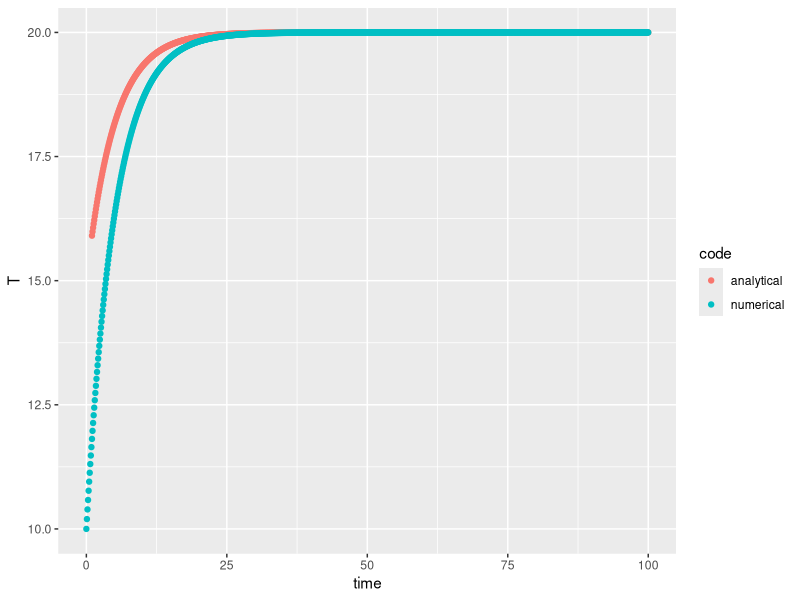
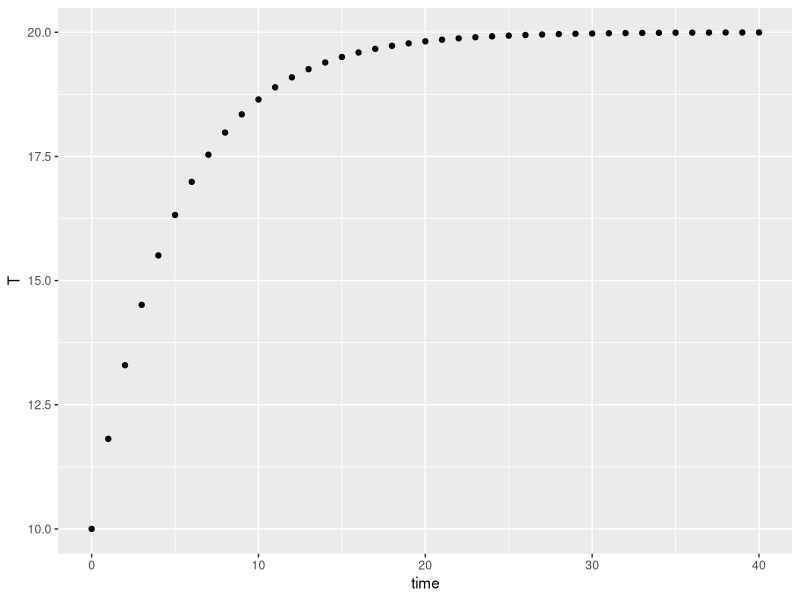
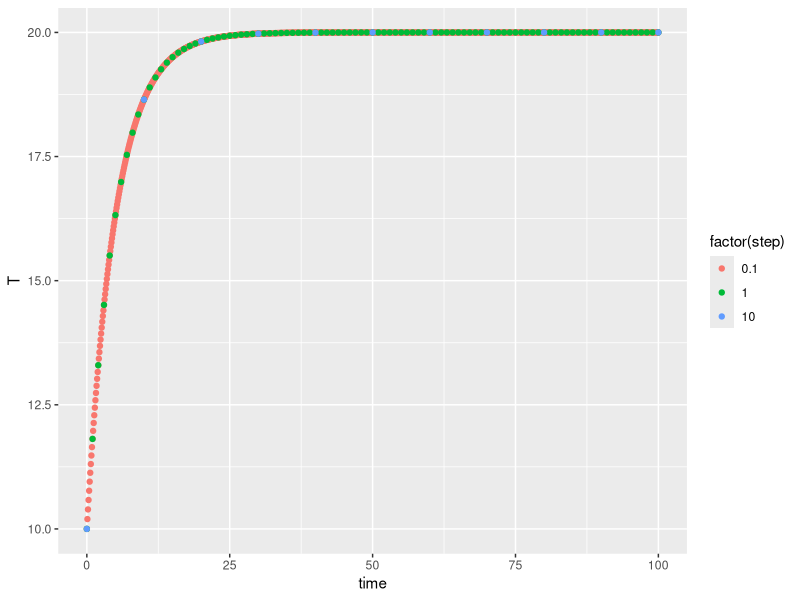
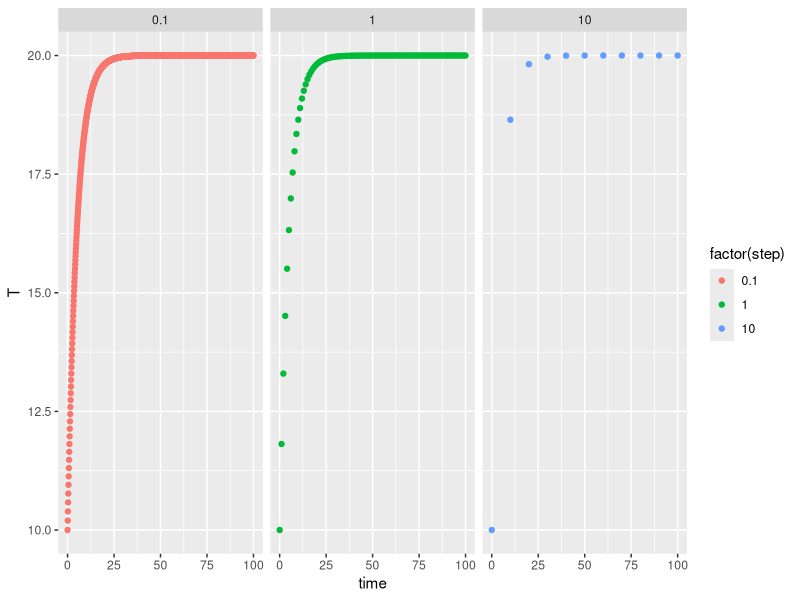
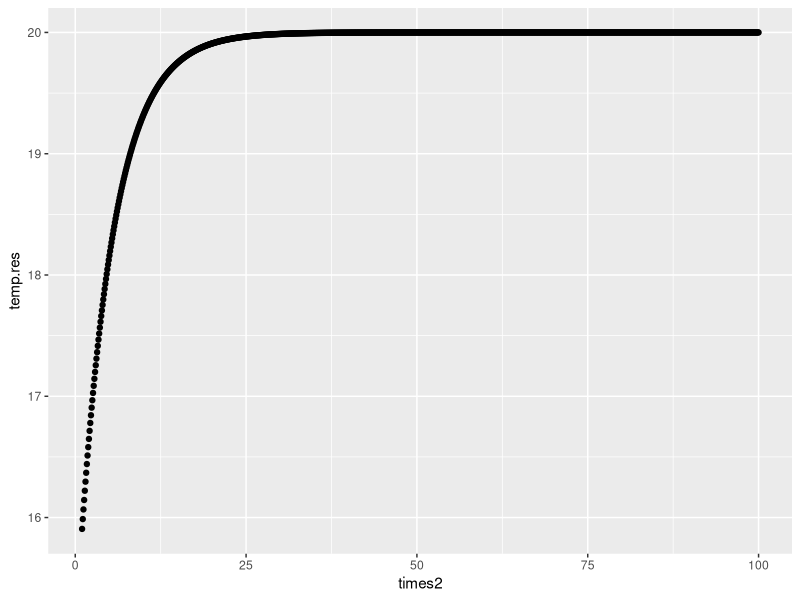

Recreate these plots in R, in order.
# Complexity Explorer - Introduction to Differential Equations - Unit 2 Homework
# URL: https://www.complexityexplorer.org/tutorials/31-introduction-to-differential-equations/segments/incomplete?summary
# Date: 29/03/17
# Updated: 05/04/17, 28/04/17, 16/06/17

# 3. (Advanced) Write a program that implements Euler's method for the main 
# example of this unit, dT/dt= 0.2 (20 ???T ).
# Some things to try out or experiment with:
# (i) Have your program produce a plot of your Euler solution. - DONE, 29/03/17
# (ii) Make plots of the Euler solutions for several different values of ???t.
# Need to learn how to loop.. - DONE, 05/04/17
# (iii) Compare the Euler solution with the exact solution
# T(t) = 20???5e^[???0.2t]. - DONE, 28/04/17
# (This analytic result is obtained via calculus, using T(0) = 15.)
# (iv) Generalize your program so that it can solve any differential equation of 
# the form dX / dt = f (X).

################################################################################
  # LOAD LIBRARIES, DIRECTORIES AND GENERAL PARAMETERS (Colour, shape in plots)
################################################################################

  # load libraries
  library(deSolve)
  library(ggplot2)
  library(reshape2)
  library(grid)
  library(gridExtra)

  # The palette with black and grey and additional deep red ("#990000"):
  cbbPalette <- c("#E69F00", "#56B4E9", "#009E73", 
                  "#F0E442", "#0072B2", "#D55E00", 
                  "#CC79A7", "#990000","#000000", 
                  "#999999")

  # Set working directory # Insert working directory location
  setwd("C:/Users/bsmall/Google Drive/Courses_Confs/Complexity_Explorer")
  
  # load data
  #load("CS.IDE.unit2.RData") # Uncomment this line if you want to load data 

################################################################################
  # PARAMETERS
################################################################################

  parameters <- c(x <- 0.2,
                  y <- 20)
  
################################################################################
  # STATE VARIABLES - ENSURE assignment operator is '=' NOT '<-' within 'state'
################################################################################
  
  state <- c(T = 10)
  
################################################################################
  # MODEL
################################################################################
  
  temp <- function (t, state, parameters){
    with(as.list(c(state, parameters)),{ #this line converts the 'state' and 
      #'parameter' vectors to lists
      #rate of change
      dT <- x * (y - T)
      # return the rates of change
      return(list(dT))
    })  #end with list
  }

  # Q3(i)
  # Define times over which simulation is run
  # TIME OF SIMULATION
  times1 <- seq(0,40, by = 1)
  
  # Q3(ii)
  # Now define the vector of timesteps to try:
  stepvec <- c(0.1,1.0,10)
  
  # and define a list to hold the results:
  res <- vector(length(stepvec),mode="list")
  
  # take each value of 'x' and create a sequence dependent on 'x'
  for(k in seq_along(stepvec)){
    res[[k]] <- ode(y=state, 
                    times=(seq(0,100,by=stepvec[k])),
                    func=temp,
                    parms=parameters)
  }
  
################################################################################
  # OUTPUT
################################################################################
  
  # Q3(i)
  out <- ode(state, times1, temp, parameters)
  df.out <- as.data.frame(out)
  
  # Q3(ii)
  names(res) <- stepvec  ## to get stepvec values incorporated in results
  dd <- dplyr::bind_rows(lapply(res,as.data.frame),.id="step")
  dd$step <- as.numeric(dd$step)
  
################################################################################
  # ANALYTIC RESULT
################################################################################
  
  # time vector
  times2 <- seq(1,100,0.1)
  
  # see 'Complexity.xlsx / Unit2_Homework for breakdown of function'
  temp.analy <- function(y){
    T = 20 - (5 * (exp(-0.2 * y)))
    print(T)
  }
  
  # using sapply to apply 'temp.analy' over time vector 'y'
  temp.res <- sapply(times2, temp.analy)
  
  # changes to ANALYTICAL dataset for combing with numerical
  temp.res2 <- cbind.data.frame(times2,temp.res)
  colnames(temp.res2) <- c("time","T")
  temp.res2["code"] <- "analytical"
  
  # changes to NUMERICAL dataset for combing with analytical
  dd.sub <- (dd[1:1001,])
  dd.sub <- dd.sub[,-1]
  dd.sub["code"] <- "numerical" 
  
  # combine ANALYTICAL dataset (by row) with NUMERICAL dataset
  comb.d <- rbind.data.frame(temp.res2,dd.sub)

################################################################################
  # PLOTTING
################################################################################
  
  #Q3(i)
  temp.p <- ggplot(df.out, aes(time,T)) + 
  geom_point()
  
  #Q3(ii)
  temp.p2 <- ggplot(dd, aes(time,T,colour=factor(step))) + 
    geom_point() +
    scale_color_discrete()
  
  #Q3(ii)
  temp.p3 <- ggplot(dd, aes(time,T,colour=factor(step))) + 
    geom_point() +
    scale_color_discrete() +
    facet_wrap(~step)
  
  # Analytic result plot
  temp.res2.p <- ggplot(temp.res2, aes(times2,temp.res)) +
    geom_point() 
  
  # Comparison plot
  comb.p <- ggplot(comb.d, aes(time,T,colour=code)) +
    geom_point() +
    scale_color_discrete()
   

################################################################################
  # SAVE IMAGE
################################################################################
  
  save.image("CS.IDE.unit2.RData")

################################################################################

################################################################################
